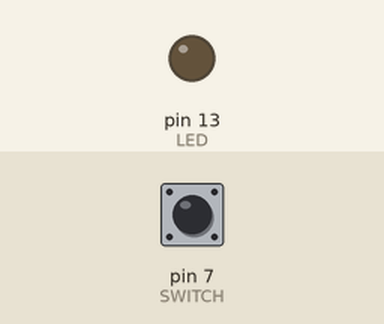
Recording of a sketch running on a simulated Arduino Uno, built with avr-gcc and run on an emulated ATmega328P. Shown: output pins drawn as LEDs (lit = HIGH). The inputs (shaded band) are chosen by the test bench; at power-on: pin 7 (SWITCH) HIGH.

Above: at 1.2 s.
1.3 s: pin 7 (SWITCH) pulled LOW for 0.15 s
At 1.37 s:
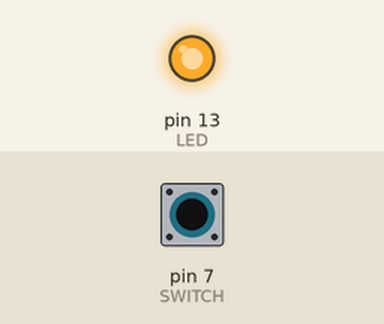
2.9 s: pin 7 (SWITCH) pulled LOW for 3.2 s
At 6.8 s:
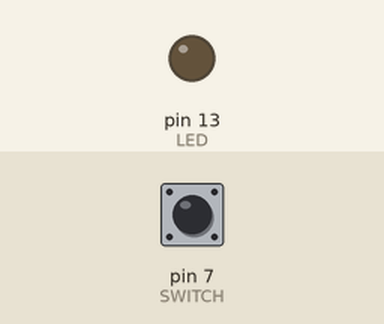
Timing chart, 0 to 8.3 s (numbered marks = the images above; inputs shaded):
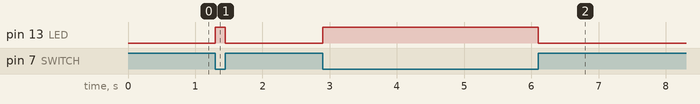

Measured:
- after the input at 1.3 s, pin 13 (LED): LOW → HIGH at once, → LOW 0.15 s later
- after the input at 2.9 s, pin 13 (LED): LOW → HIGH at once, → LOW 3.2 s later

The sketch:

Ques3.ino
```cpp
int LED=13;
int SWITCH=7;
void setup()
{
 pinMode(SWITCH,INPUT_PULLUP);
 pinMode(LED,OUTPUT);
}
void loop()
{
  if(digitalRead(SWITCH)==LOW)
  {
    digitalWrite(LED,HIGH);
   }
  else{
    digitalWrite(LED,LOW);
  }
}
```
